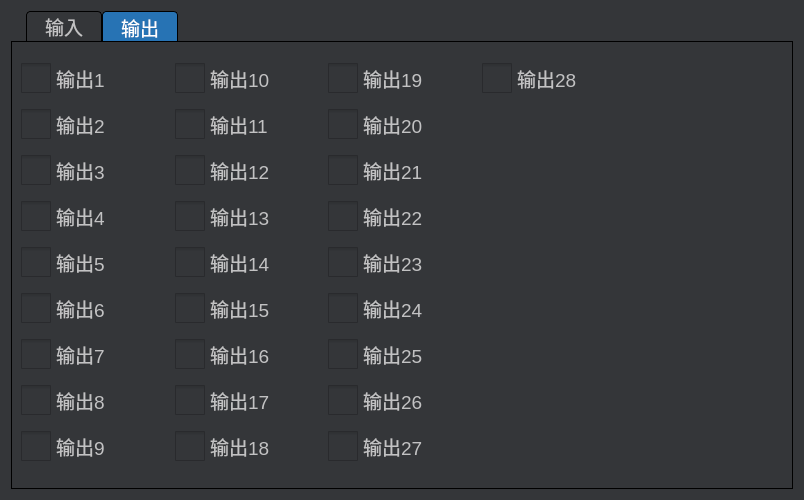
<?xml version="1.0" encoding="UTF-8"?>
<ui version="4.0">
 <class>Frm_Monitor</class>
 <widget class="QWidget" name="Frm_Monitor">
  <property name="geometry">
   <rect>
    <x>0</x>
    <y>0</y>
    <width>804</width>
    <height>500</height>
   </rect>
  </property>
  <property name="windowTitle">
   <string>Form</string>
  </property>
  <property name="styleSheet">
   <string notr="true">*{
font: 14pt;
font-family: &quot;微软雅黑&quot;;
}

QWidget {
color: #c2c2c3;
background: #343639;
}

QTabWidget::tab-bar {
	left: 15px;
}

QTabWidget::pane {
border: 1px solid black;
}

QTabBar::tab{
background: #343639;
border: 1px solid black;
border-bottom-color: #343639; 
border-top-left-radius: 4px;
border-top-right-radius: 4px;
min-width: 70px;
padding: 2px;
min-height: 20px;
}

QTabBar::tab:selected {
color: white;
padding-top: 4px;
background: #2773b4;
border-bottom: #2773b4;
}

QGroupBox {
border: 1px solid black;
border-radius: 1px
}

QGroupBox::title {
   
}


QCheckBox {
outline: no;
     spacing: 5px;
}

QCheckBox::indicator {
     width: 30px;
     height: 30px;
}

#tab_input QCheckBox::indicator:unchecked {
     image: url(:/Res/image/btn_cb_io_30x30_off.png);
}

#tab_input QCheckBox::indicator:checked {
     image: url(:/Res/image/btn_cb_io_30x30_on.png);
}

#tab_output QCheckBox::indicator:unchecked {
     image: url(:/Res/image/btn_cb_io_30x30_off.png);
}

#tab_output QCheckBox::indicator:checked {
     image: url(:/Res/image/btn_cb_io_30x30_on.png);
}
</string>
  </property>
  <layout class="QVBoxLayout" name="verticalLayout">
   <item>
    <widget class="QTabWidget" name="tabWidget">
     <property name="currentIndex">
      <number>1</number>
     </property>
     <widget class="QWidget" name="tab_input">
      <attribute name="title">
       <string>输入</string>
      </attribute>
      <layout class="QGridLayout" name="gridLayout">
       <item row="0" column="0">
        <widget class="QCheckBox" name="cbI1">
         <property name="text">
          <string>输入1</string>
         </property>
         <property name="checkable">
          <bool>true</bool>
         </property>
        </widget>
       </item>
       <item row="0" column="1">
        <widget class="QCheckBox" name="cbI10">
         <property name="text">
          <string>输入10</string>
         </property>
         <property name="checkable">
          <bool>true</bool>
         </property>
        </widget>
       </item>
       <item row="0" column="2">
        <widget class="QCheckBox" name="cbI19">
         <property name="text">
          <string>输入19</string>
         </property>
         <property name="checkable">
          <bool>true</bool>
         </property>
        </widget>
       </item>
       <item row="0" column="3">
        <widget class="QCheckBox" name="cbI28">
         <property name="text">
          <string>输入28</string>
         </property>
         <property name="checkable">
          <bool>true</bool>
         </property>
        </widget>
       </item>
       <item row="0" column="4">
        <widget class="QCheckBox" name="cbI37">
         <property name="text">
          <string>输入37</string>
         </property>
         <property name="checkable">
          <bool>true</bool>
         </property>
        </widget>
       </item>
       <item row="1" column="0">
        <widget class="QCheckBox" name="cbI2">
         <property name="text">
          <string>输入2</string>
         </property>
         <property name="checkable">
          <bool>true</bool>
         </property>
        </widget>
       </item>
       <item row="1" column="1">
        <widget class="QCheckBox" name="cbI11">
         <property name="text">
          <string>输入11</string>
         </property>
         <property name="checkable">
          <bool>true</bool>
         </property>
        </widget>
       </item>
       <item row="1" column="2">
        <widget class="QCheckBox" name="cbI20">
         <property name="text">
          <string>输入20</string>
         </property>
         <property name="checkable">
          <bool>true</bool>
         </property>
        </widget>
       </item>
       <item row="1" column="3">
        <widget class="QCheckBox" name="cbI29">
         <property name="text">
          <string>输入29</string>
         </property>
         <property name="checkable">
          <bool>true</bool>
         </property>
        </widget>
       </item>
       <item row="1" column="4">
        <widget class="QCheckBox" name="cbI38">
         <property name="text">
          <string>输入38</string>
         </property>
         <property name="checkable">
          <bool>true</bool>
         </property>
        </widget>
       </item>
       <item row="2" column="0">
        <widget class="QCheckBox" name="cbI3">
         <property name="text">
          <string>输入3</string>
         </property>
         <property name="checkable">
          <bool>true</bool>
         </property>
        </widget>
       </item>
       <item row="2" column="1">
        <widget class="QCheckBox" name="cbI12">
         <property name="text">
          <string>输入12</string>
         </property>
         <property name="checkable">
          <bool>true</bool>
         </property>
        </widget>
       </item>
       <item row="2" column="2">
        <widget class="QCheckBox" name="cbI21">
         <property name="text">
          <string>输入21</string>
         </property>
         <property name="checkable">
          <bool>true</bool>
         </property>
        </widget>
       </item>
       <item row="2" column="3">
        <widget class="QCheckBox" name="cbI30">
         <property name="text">
          <string>输入30</string>
         </property>
         <property name="checkable">
          <bool>true</bool>
         </property>
        </widget>
       </item>
       <item row="2" column="4">
        <widget class="QCheckBox" name="cbI39">
         <property name="text">
          <string>输入39</string>
         </property>
         <property name="checkable">
          <bool>true</bool>
         </property>
        </widget>
       </item>
       <item row="3" column="0">
        <widget class="QCheckBox" name="cbI4">
         <property name="text">
          <string>输入4</string>
         </property>
         <property name="checkable">
          <bool>true</bool>
         </property>
        </widget>
       </item>
       <item row="3" column="1">
        <widget class="QCheckBox" name="cbI13">
         <property name="text">
          <string>输入13</string>
         </property>
         <property name="checkable">
          <bool>true</bool>
         </property>
        </widget>
       </item>
       <item row="3" column="2">
        <widget class="QCheckBox" name="cbI22">
         <property name="text">
          <string>输入22</string>
         </property>
         <property name="checkable">
          <bool>true</bool>
         </property>
        </widget>
       </item>
       <item row="3" column="3">
        <widget class="QCheckBox" name="cbI31">
         <property name="text">
          <string>输入31</string>
         </property>
         <property name="checkable">
          <bool>true</bool>
         </property>
        </widget>
       </item>
       <item row="3" column="4">
        <widget class="QCheckBox" name="cbI40">
         <property name="text">
          <string>输入40</string>
         </property>
         <property name="checkable">
          <bool>true</bool>
         </property>
        </widget>
       </item>
       <item row="4" column="0">
        <widget class="QCheckBox" name="cbI5">
         <property name="text">
          <string>输入5</string>
         </property>
         <property name="checkable">
          <bool>true</bool>
         </property>
        </widget>
       </item>
       <item row="4" column="1">
        <widget class="QCheckBox" name="cbI14">
         <property name="text">
          <string>输入14</string>
         </property>
         <property name="checkable">
          <bool>true</bool>
         </property>
        </widget>
       </item>
       <item row="4" column="2">
        <widget class="QCheckBox" name="cbI23">
         <property name="text">
          <string>输入23</string>
         </property>
         <property name="checkable">
          <bool>true</bool>
         </property>
        </widget>
       </item>
       <item row="4" column="3">
        <widget class="QCheckBox" name="cbI32">
         <property name="text">
          <string>输入32</string>
         </property>
         <property name="checkable">
          <bool>true</bool>
         </property>
        </widget>
       </item>
       <item row="4" column="4">
        <widget class="QCheckBox" name="cbI41">
         <property name="text">
          <string>输入41</string>
         </property>
         <property name="checkable">
          <bool>true</bool>
         </property>
        </widget>
       </item>
       <item row="5" column="0">
        <widget class="QCheckBox" name="cbI6">
         <property name="text">
          <string>输入6</string>
         </property>
         <property name="checkable">
          <bool>true</bool>
         </property>
        </widget>
       </item>
       <item row="5" column="1">
        <widget class="QCheckBox" name="cbI15">
         <property name="text">
          <string>输入15</string>
         </property>
         <property name="checkable">
          <bool>true</bool>
         </property>
        </widget>
       </item>
       <item row="5" column="2">
        <widget class="QCheckBox" name="cbI24">
         <property name="text">
          <string>输入24</string>
         </property>
         <property name="checkable">
          <bool>true</bool>
         </property>
        </widget>
       </item>
       <item row="5" column="3">
        <widget class="QCheckBox" name="cbI33">
         <property name="text">
          <string>输入33</string>
         </property>
         <property name="checkable">
          <bool>true</bool>
         </property>
        </widget>
       </item>
       <item row="5" column="4">
        <widget class="QCheckBox" name="cbI42">
         <property name="text">
          <string>输入42</string>
         </property>
         <property name="checkable">
          <bool>true</bool>
         </property>
        </widget>
       </item>
       <item row="6" column="0">
        <widget class="QCheckBox" name="cbI7">
         <property name="text">
          <string>输入7</string>
         </property>
         <property name="checkable">
          <bool>true</bool>
         </property>
        </widget>
       </item>
       <item row="6" column="1">
        <widget class="QCheckBox" name="cbI16">
         <property name="text">
          <string>输入16</string>
         </property>
         <property name="checkable">
          <bool>true</bool>
         </property>
        </widget>
       </item>
       <item row="6" column="2">
        <widget class="QCheckBox" name="cbI25">
         <property name="text">
          <string>输入25</string>
         </property>
         <property name="checkable">
          <bool>true</bool>
         </property>
        </widget>
       </item>
       <item row="6" column="3">
        <widget class="QCheckBox" name="cbI34">
         <property name="text">
          <string>输入34</string>
         </property>
         <property name="checkable">
          <bool>true</bool>
         </property>
        </widget>
       </item>
       <item row="6" column="4">
        <widget class="QCheckBox" name="cbI43">
         <property name="text">
          <string>输入43</string>
         </property>
         <property name="checkable">
          <bool>true</bool>
         </property>
        </widget>
       </item>
       <item row="7" column="0">
        <widget class="QCheckBox" name="cbI8">
         <property name="text">
          <string>输入8</string>
         </property>
         <property name="checkable">
          <bool>true</bool>
         </property>
        </widget>
       </item>
       <item row="7" column="1">
        <widget class="QCheckBox" name="cbI17">
         <property name="text">
          <string>输入17</string>
         </property>
         <property name="checkable">
          <bool>true</bool>
         </property>
        </widget>
       </item>
       <item row="7" column="2">
        <widget class="QCheckBox" name="cbI26">
         <property name="text">
          <string>输入26</string>
         </property>
         <property name="checkable">
          <bool>true</bool>
         </property>
        </widget>
       </item>
       <item row="7" column="3">
        <widget class="QCheckBox" name="cbI35">
         <property name="text">
          <string>输入35</string>
         </property>
         <property name="checkable">
          <bool>true</bool>
         </property>
        </widget>
       </item>
       <item row="7" column="4">
        <widget class="QCheckBox" name="cbI44">
         <property name="text">
          <string>输入44</string>
         </property>
         <property name="checkable">
          <bool>true</bool>
         </property>
        </widget>
       </item>
       <item row="8" column="0">
        <widget class="QCheckBox" name="cbI9">
         <property name="text">
          <string>输入9</string>
         </property>
         <property name="checkable">
          <bool>true</bool>
         </property>
        </widget>
       </item>
       <item row="8" column="1">
        <widget class="QCheckBox" name="cbI18">
         <property name="text">
          <string>输入18</string>
         </property>
         <property name="checkable">
          <bool>true</bool>
         </property>
        </widget>
       </item>
       <item row="8" column="2">
        <widget class="QCheckBox" name="cbI27">
         <property name="text">
          <string>输入27</string>
         </property>
         <property name="checkable">
          <bool>true</bool>
         </property>
        </widget>
       </item>
       <item row="8" column="3">
        <widget class="QCheckBox" name="cbI36">
         <property name="text">
          <string>输入36</string>
         </property>
         <property name="checkable">
          <bool>true</bool>
         </property>
        </widget>
       </item>
      </layout>
     </widget>
     <widget class="QWidget" name="tab_output">
      <attribute name="title">
       <string>输出</string>
      </attribute>
      <layout class="QGridLayout" name="gridLayout_2">
       <property name="leftMargin">
        <number>9</number>
       </property>
       <property name="topMargin">
        <number>14</number>
       </property>
       <property name="rightMargin">
        <number>166</number>
       </property>
       <property name="bottomMargin">
        <number>14</number>
       </property>
       <property name="spacing">
        <number>9</number>
       </property>
       <item row="0" column="0">
        <widget class="QCheckBox" name="cbO1">
         <property name="text">
          <string>输出1</string>
         </property>
         <property name="checkable">
          <bool>true</bool>
         </property>
        </widget>
       </item>
       <item row="0" column="1">
        <widget class="QCheckBox" name="cbO10">
         <property name="text">
          <string>输出10</string>
         </property>
         <property name="checkable">
          <bool>true</bool>
         </property>
        </widget>
       </item>
       <item row="0" column="2">
        <widget class="QCheckBox" name="cbO19">
         <property name="text">
          <string>输出19</string>
         </property>
         <property name="checkable">
          <bool>true</bool>
         </property>
        </widget>
       </item>
       <item row="0" column="3">
        <widget class="QCheckBox" name="cbO28">
         <property name="text">
          <string>输出28</string>
         </property>
         <property name="checkable">
          <bool>true</bool>
         </property>
        </widget>
       </item>
       <item row="1" column="0">
        <widget class="QCheckBox" name="cbO2">
         <property name="text">
          <string>输出2</string>
         </property>
         <property name="checkable">
          <bool>true</bool>
         </property>
        </widget>
       </item>
       <item row="1" column="1">
        <widget class="QCheckBox" name="cbO11">
         <property name="text">
          <string>输出11</string>
         </property>
         <property name="checkable">
          <bool>true</bool>
         </property>
        </widget>
       </item>
       <item row="1" column="2">
        <widget class="QCheckBox" name="cbO20">
         <property name="text">
          <string>输出20</string>
         </property>
         <property name="checkable">
          <bool>true</bool>
         </property>
        </widget>
       </item>
       <item row="2" column="0">
        <widget class="QCheckBox" name="cbO3">
         <property name="text">
          <string>输出3</string>
         </property>
         <property name="checkable">
          <bool>true</bool>
         </property>
        </widget>
       </item>
       <item row="2" column="1">
        <widget class="QCheckBox" name="cbO12">
         <property name="text">
          <string>输出12</string>
         </property>
         <property name="checkable">
          <bool>true</bool>
         </property>
        </widget>
       </item>
       <item row="2" column="2">
        <widget class="QCheckBox" name="cbO21">
         <property name="text">
          <string>输出21</string>
         </property>
         <property name="checkable">
          <bool>true</bool>
         </property>
         <property name="checked">
          <bool>false</bool>
         </property>
        </widget>
       </item>
       <item row="3" column="0">
        <widget class="QCheckBox" name="cbO4">
         <property name="text">
          <string>输出4</string>
         </property>
         <property name="checkable">
          <bool>true</bool>
         </property>
        </widget>
       </item>
       <item row="3" column="1">
        <widget class="QCheckBox" name="cbO13">
         <property name="text">
          <string>输出13</string>
         </property>
         <property name="checkable">
          <bool>true</bool>
         </property>
        </widget>
       </item>
       <item row="3" column="2">
        <widget class="QCheckBox" name="cbO22">
         <property name="text">
          <string>输出22</string>
         </property>
         <property name="checkable">
          <bool>true</bool>
         </property>
        </widget>
       </item>
       <item row="4" column="0">
        <widget class="QCheckBox" name="cbO5">
         <property name="text">
          <string>输出5</string>
         </property>
         <property name="checkable">
          <bool>true</bool>
         </property>
        </widget>
       </item>
       <item row="4" column="1">
        <widget class="QCheckBox" name="cbO14">
         <property name="text">
          <string>输出14</string>
         </property>
         <property name="checkable">
          <bool>true</bool>
         </property>
        </widget>
       </item>
       <item row="4" column="2">
        <widget class="QCheckBox" name="cbO23">
         <property name="text">
          <string>输出23</string>
         </property>
         <property name="checkable">
          <bool>true</bool>
         </property>
        </widget>
       </item>
       <item row="5" column="0">
        <widget class="QCheckBox" name="cbO6">
         <property name="text">
          <string>输出6</string>
         </property>
         <property name="checkable">
          <bool>true</bool>
         </property>
        </widget>
       </item>
       <item row="5" column="1">
        <widget class="QCheckBox" name="cbO15">
         <property name="text">
          <string>输出15</string>
         </property>
         <property name="checkable">
          <bool>true</bool>
         </property>
        </widget>
       </item>
       <item row="5" column="2">
        <widget class="QCheckBox" name="cbO24">
         <property name="text">
          <string>输出24</string>
         </property>
         <property name="checkable">
          <bool>true</bool>
         </property>
        </widget>
       </item>
       <item row="6" column="0">
        <widget class="QCheckBox" name="cbO7">
         <property name="text">
          <string>输出7</string>
         </property>
         <property name="checkable">
          <bool>true</bool>
         </property>
        </widget>
       </item>
       <item row="6" column="1">
        <widget class="QCheckBox" name="cbO16">
         <property name="text">
          <string>输出16</string>
         </property>
         <property name="checkable">
          <bool>true</bool>
         </property>
        </widget>
       </item>
       <item row="6" column="2">
        <widget class="QCheckBox" name="cbO25">
         <property name="text">
          <string>输出25</string>
         </property>
         <property name="checkable">
          <bool>true</bool>
         </property>
        </widget>
       </item>
       <item row="7" column="0">
        <widget class="QCheckBox" name="cbO8">
         <property name="text">
          <string>输出8</string>
         </property>
         <property name="checkable">
          <bool>true</bool>
         </property>
        </widget>
       </item>
       <item row="7" column="1">
        <widget class="QCheckBox" name="cbO17">
         <property name="text">
          <string>输出17</string>
         </property>
         <property name="checkable">
          <bool>true</bool>
         </property>
        </widget>
       </item>
       <item row="7" column="2">
        <widget class="QCheckBox" name="cbO26">
         <property name="text">
          <string>输出26</string>
         </property>
         <property name="checkable">
          <bool>true</bool>
         </property>
        </widget>
       </item>
       <item row="8" column="0">
        <widget class="QCheckBox" name="cbO9">
         <property name="text">
          <string>输出9</string>
         </property>
         <property name="checkable">
          <bool>true</bool>
         </property>
        </widget>
       </item>
       <item row="8" column="1">
        <widget class="QCheckBox" name="cbO18">
         <property name="text">
          <string>输出18</string>
         </property>
         <property name="checkable">
          <bool>true</bool>
         </property>
        </widget>
       </item>
       <item row="8" column="2">
        <widget class="QCheckBox" name="cbO27">
         <property name="text">
          <string>输出27</string>
         </property>
         <property name="checkable">
          <bool>true</bool>
         </property>
        </widget>
       </item>
      </layout>
     </widget>
    </widget>
   </item>
  </layout>
 </widget>
 <resources/>
 <connections/>
</ui>
